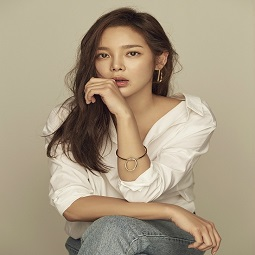
#> input picture images/model3.jpg, 255 x 255 px, found by its file name
$ python cv-10-3.py
#> lines starting #> are read from the running program, lines starting #| are printed output that depends on the picture; after the words box and inside, x2 and y2 are one past the last pixel; in counts of white or black regions, pixels touching at a corner belong together
import numpy as np
import cv2
import matplotlib.pyplot as plt

def thresholding():
    img = cv2.imread('images/model3.jpg', cv2.IMREAD_GRAYSCALE)
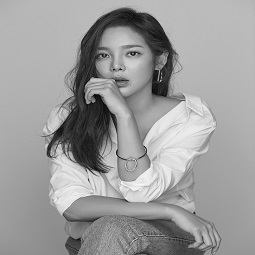
#> img: shape (255, 255); min 3, max 250, mean 156.1

    #전역 thresholding 적용
    ret, thr1 = cv2.threshold(img, 127, 255, cv2.THRESH_BINARY)
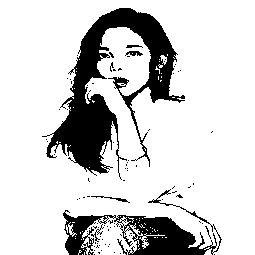
#> thr1: shape (255, 255); 82.1% white; 89 black regions (83 under 20 px), largest, box (x1, y1, x2, y2) and area: (42, 8, 185, 180) 7890, (63, 189, 222, 255) 3374, (91, 196, 130, 203) 62, (125, 51, 143, 56) 57, (91, 224, 104, 242) 47, (126, 45, 143, 48) 34

    #Otsu 바이너리제이션
    ret, thr2 = cv2.threshold(img, 0, 255, cv2.THRESH_BINARY+cv2.THRESH_OTSU)
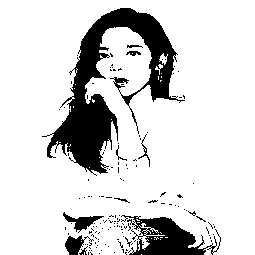
#> thr2: shape (255, 255); 84% white; 146 black regions (136 under 20 px), largest, box (x1, y1, x2, y2) and area: (42, 8, 185, 176) 7317, (121, 215, 221, 255) 1914, (63, 212, 104, 233) 295
#> ret = 119

    #가우시안 블러 적용 후 Otsu 바이너리제이션
    blur = cv2.GaussianBlur(img, (5,5), 0)
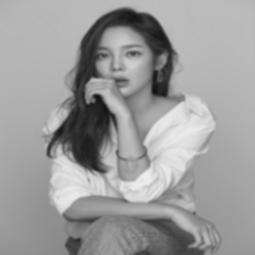
#> blur: shape (255, 255); min 18, max 239, mean 156.1
    ret, thr3 = cv2.threshold(blur, 0, 255, cv2.THRESH_BINARY+cv2.THRESH_OTSU)
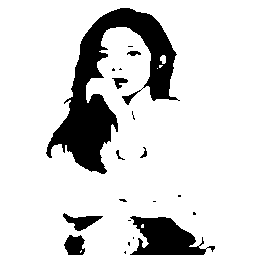
#> thr3: shape (255, 255); 84.4% white; 20 black regions (12 under 20 px), largest, box (x1, y1, x2, y2) and area: (46, 8, 180, 174) 7318, (130, 216, 215, 255) 1937, (63, 213, 103, 231) 325
#> ret = 120

    titles = ['original noisy', 'Histogram', 'G-Thresholding',
              'original noisy', 'Histogram', 'Otsu Thresholding',
              'Gaussian-filtered', 'Histogram', 'Otsu Thresholding']

    images = [img, 0, thr1, img, 0, thr2, blur, 0, thr3]

    for i in range(3):
        plt.subplot(3, 3, i*3+1), plt.imshow(images[i*3], 'gray')
        plt.title(titles[i*3]), plt.xticks([]), plt.yticks([])

        plt.subplot(3, 3, i * 3 + 2), plt.hist(images[i * 3].ravel(), 256)
        plt.title(titles[i * 3]), plt.xticks([]), plt.yticks([])

        plt.subplot(3, 3, i * 3 + 3), plt.imshow(images[i * 3+2], 'gray')
        plt.title(titles[i * 3+2]), plt.xticks([]), plt.yticks([])
    plt.show()
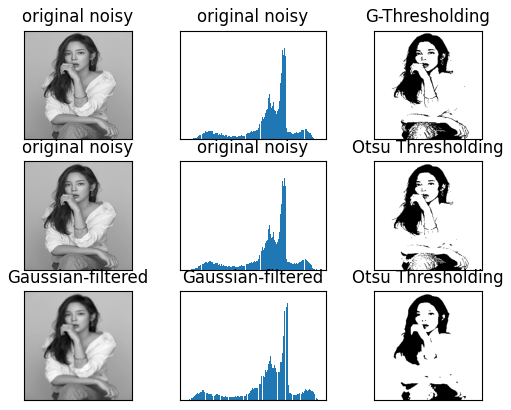
#> figure drawn by matplotlib, 9 panels

thresholding()

$ run again, with images/grad.jpg copied over images/model3.jpg
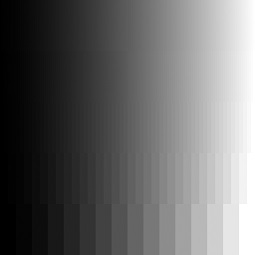
#> input picture images/grad.jpg, 255 x 255 px, found by its file name
#> in thresholding, img is the input picture: shape (255, 255); min 0, max 255, mean 103.6
#> in thresholding, `ret, thr1 = cv2.threshold(img, 127, 255, cv2.THRESH_BINARY)`:
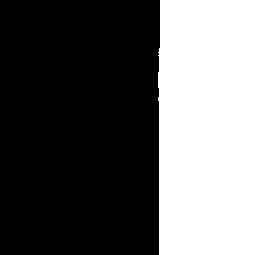
#> thr1: shape (255, 255); 37.6% white; 1 white region, box (x1, y1, x2, y2) and area: (158, 0, 255, 255) 24454
#> in thresholding, `ret, thr2 = cv2.threshold(img, 0, 255, cv2.THRESH_BINARY+cv2.THRESH_OT..`:
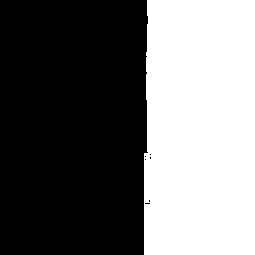
#> thr2: shape (255, 255); 42.9% white; 1 white region, box (x1, y1, x2, y2) and area: (144, 0, 255, 255) 27870
#> ret = 113
#> thr3: shape (255, 255); 42.8% white; 1 white region, box (x1, y1, x2, y2) and area: (144, 0, 255, 255) 27831
